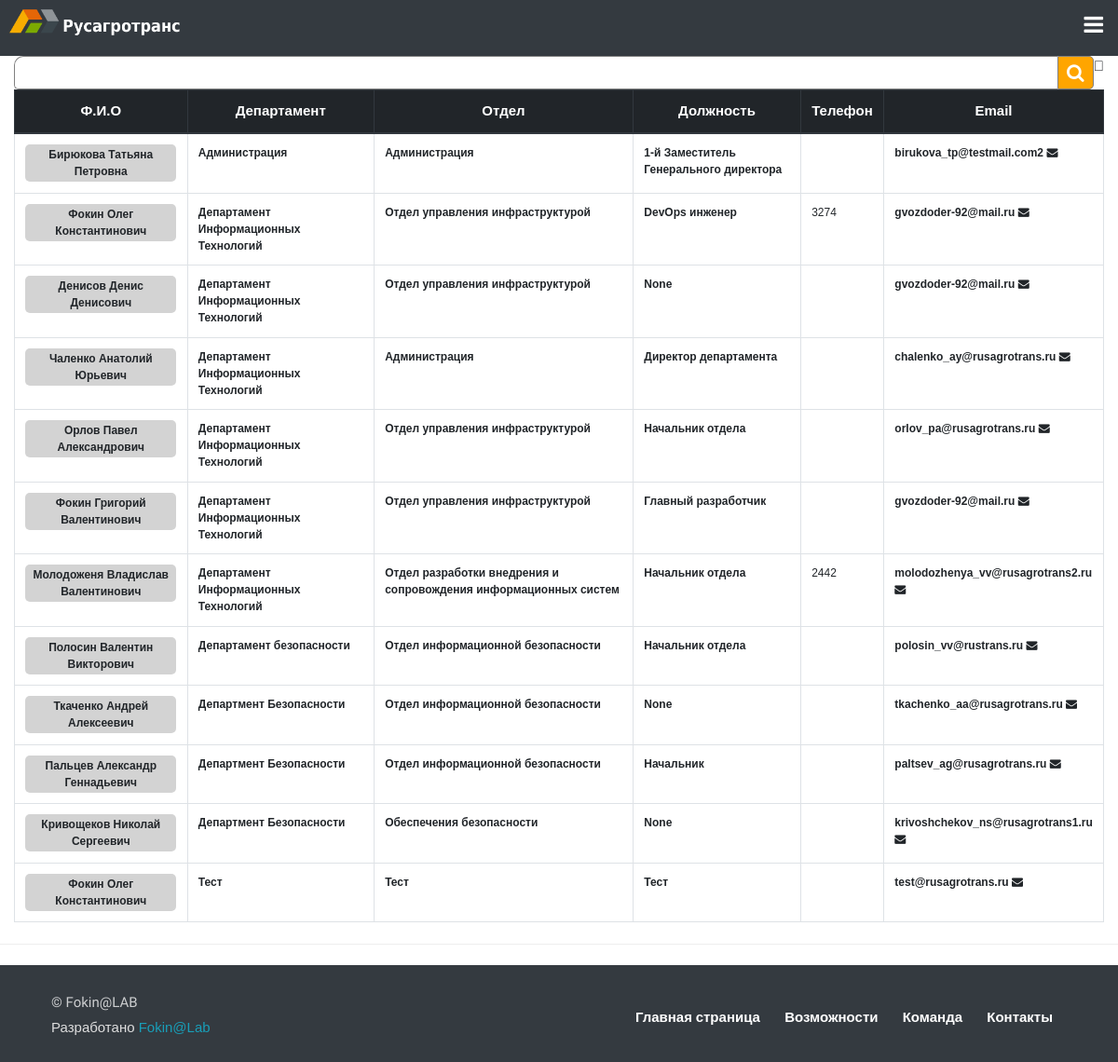
The app's page /inventory/users/, older data.
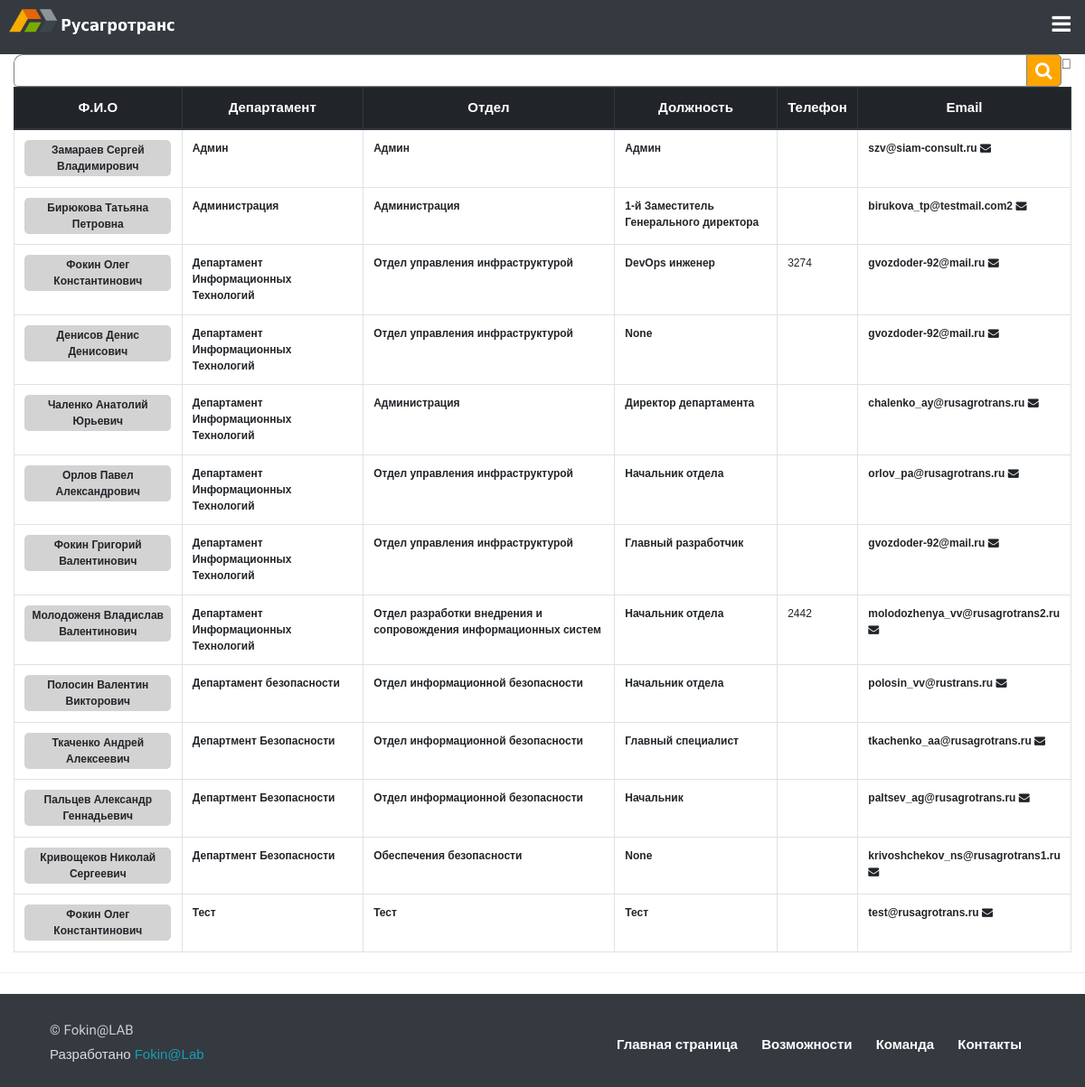
The same page, newer data.
### Request_Access/models.py (models this page shows, shortened)
class UserProfile(models.Model):
    user = models.OneToOneField(User, on_delete=models.CASCADE)
    user_last_name = models.CharField(max_length=200, help_text="Фамилия", verbose_name="Фамилия", blank=True)
    user_first_name = models.CharField(max_length=200, help_text="Имя", verbose_name="Имя", blank=True)
    user_second_name = models.CharField(max_length=200, help_text="Отчество", verbose_name="Отчество", blank=True)
    user_full_name = models.CharField(max_length=1000, verbose_name="Полное имя", null=True, blank=True)
    user_position = models.CharField(max_length=300, verbose_name="Должность", null=True, blank=True)
    user_dep = models.CharField(max_length=200, help_text="Департамент", verbose_name="Департамент", blank=True)
    user_otdel = models.CharField(max_length=200, help_text="Отдел", verbose_name="Отдел", blank=True)
    user_email = models.EmailField(help_text="Email", verbose_name="Почтовый адрес", blank=True)
    user_telephone = models.CharField(max_length=30, verbose_name="Внутренний телефон", null=True, blank=True)
    user_mobile = models.CharField(max_length=30, verbose_name="Мобильный телефон", null=True, blank=True)
    user_boss = models.ForeignKey(User, related_name="boss", on_delete=models.CASCADE,
                                  help_text="Руководитель пользователя",
                                  verbose_name="Руководитель пользователя", blank=True, null=True)
    user_company = models.ForeignKey(Companys, verbose_name="Компания пользователя", on_delete=models.CASCADE)
    class Meta:
        verbose_name = 'Профиль Пользователя'
        verbose_name_plural = 'Профили пользователей'

### inventory/templates/inventory/UserPortal.html
{% extends "Main_Templates/main_template.html"%}
{% block content %}
{% include "Include_Templates/header.html" %}
{% load static %}
<link rel="stylesheet" href="{% static 'css/search.css'%}">
<div class="container-fluid" style="min-height:77vh;">
    <table class="table table-bordered text-center">
        <thead class="thead-dark">
        <tr>
            <th scope="row">Ф.И.О</th>
            <th scope="row">Департамент</th>
            <th scope="row">Отдел</th>
            <th scope="row">Должность</th>
            <th scope="row">Телефон</th>
            <th scope="row">Email</th>
        </tr>
        </thead>
        <div class="search">
            <input id="userinput" type="search" class="searchTerm" laceholder="Поиск" onkeyup="SearchTable('userinput','Table1')">
            <button type="submit" class="searchButton">
                <i class="fa fa-search"></i>
            </button>
        </div>
        <tbody id="Table1" style="font-size:12px;text-align:left;">
        {% for keys in object_list %}
        <tr>
            <td>
                <div class="container" style="padding:2px 2px 2px 2px;background:#D3D3D3;border-radius:5px;margin:0px 0px 0px 0px;"><b><a href="">{{ keys.user_full_name }}</a></b></div>
            </td>
            <td><b>{{keys.user_dep}}</b></td>
            <td><b>{{keys.user_otdel}}</b></td>
            <td><b>{{keys.user_position}}</b></td>
            {% if keys.user_telephone == Null %}
            <td></td>
            {% else %}
            <td>{{ keys.user_telephone }}</td>
            {% endif %}
            <td style="text-align:left;width:20%"><b><a href="mailto:{{keys.user_email}}">{{keys.user_email}} <i class="fa fa-envelope"></i></a></b></td>
        </tr>
        {% endfor %}
        </tbody>
    </table>
</div>
<hr class="my-4">
{% endblock %}

### MainApp/templates/Main_Templates/main_template.html (shortened to what this page needs)
<!DOCTYPE html>
<html lang="en">
{% load static %}
{% load custom_filters %}
<link type='text/css' href="{% static 'lib/bootstrap/css/bootstrap.min.css'%}" rel="stylesheet">
<link type='text/css' href="{% static 'lib/font-awesome/css/font-awesome.min.css' %}" rel="stylesheet">
<link type='text/css' href="{% static 'css/checkboxes.css' %}" rel="stylesheet">
<link rel="stylesheet" href="{% static 'css/w3.css' %}">
<link rel="stylesheet" href="{% static 'css/button.css' %}">
<link type='text/css' href="{% static 'css/style.css' %}" rel="stylesheet">
<head style="min-width:150px;">
</head>
<body style="min-width:150px;;min-height: 100vh;">
{% block content%}
{% endblock %}
{% block footer %}
<footer class="site-footer">
    <div class="bottom">
        <div class="container">
            <div class="row">
                <div class="col-lg-6 col-xs-12 text-lg-left text-center">
                    <p class="copyright-text">
                        © Fokin@LAB
                    </p>
                    <div class="credits">
                        Разработано <a href="https://vk.com/grozdoder/">Fokin@Lab</a>
                    </div>
                </div>
                <div class="col-lg-6 col-xs-12 text-lg-right text-center">
                    <ul class="list-inline" id="footer-menu">
                        <li class="list-inline-item">
                            <a href="/#about">Главная страница</a>
                        </li>
                        <li class="list-inline-item">
                            <a href="/#features">Возможности</a>
                        </li>
                        <li class="list-inline-item">
                            <a href="/#team">Команда</a>
                        </li>
                        <li class="list-inline-item">
                            <a href="/#contact">Контакты</a>
                        </li>
                    </ul>
                </div>
            </div>
        </div>
    </div>
</footer>
{% endblock %}
</body>
</html>

### MainApp/templates/Include_Templates/header.html (shortened to what this page needs)
{% load static %}
{% load custom_filters %}
<header id="header">
    <div id="logo" style="margin-left:10px;" class="pull-left">
        <a href="/"><img src="{% static 'images/Rat_Logos.png'%}"></a>
    </div>
</header>

### MainApp/static/css/w3.css (style rules this page uses)
html { box-sizing:border-box }
*,*:before,*:after { box-sizing:inherit }
html { -ms-text-size-adjust:100%;-webkit-text-size-adjust:100% }
body { margin:0 }
article,aside,details,figcaption,figure,footer,header,main,menu,nav,section { display:block }
a { background-color:transparent }
b,strong { font-weight:bolder }
img { border-style:none }
hr { box-sizing:content-box;height:0;overflow:visible }
button,input,select,textarea,optgroup { font:inherit;margin:0 }
button,input { overflow:visible }
button,select { text-transform:none }
button,[type=button],[type=reset],[type=submit] { -webkit-appearance:button }
[type=search] { -webkit-appearance:textfield;outline-offset:-2px }
html,body { font-family:Verdana,sans-serif;font-size:15px;line-height:1.5; }
html { overflow-x:hidden }
hr { border:0;border-top:1px solid #eee;margin:20px 0 }
img { vertical-align:middle }
a { color:inherit }

### MainApp/static/css/style.css (style rules this page uses)
p { line-height: 1.55; color: #333; font-size: 400; font-family: "Raleway", Helvetica, Arial, sans-serif; }
a { transition: 0.5s; }
#header { background: #343a40; height: 67px; }
#header #logo { margin: 10px 25px 0 0; }
#header #logo img { padding: 0; margin: 0; max-height: 40px; }
.site-footer { background-color: #343a40; position:absolute; height:70px; width:100%; }
.site-footer h2, .site-footer p { color: #fff; }
.site-footer p { opacity: .75; line-height: 2.0925; }
.site-footer .bottom { background-color: #343a40; padding: 0px 0; }
.site-footer .bottom .list-inline, .site-footer .bottom p { margin: 0; }
.site-footer .bottom .list-inline { position: relative; top: 5px; }
.site-footer .bottom .list-inline a { color: #fff; font-family: "Roboto", Helvetica, Arial, sans-serif; margin-right: 15px; }
.site-footer .credits { color: #ddd; }
.site-footer .credits a { color: #199EB8; }
@media (max-width: 1400px) { #header { height: 60px; background:#343a40; width:100%; } }
@media (max-width: 1400px) { #header #logo { margin: 10px 0 0 0; } }
@media (max-width: 1400px) { #header #logo img { max-height: 30px; } }
#footer-menu { margin-top:15px; font-weight: bold; font-family: 'Comic Sans MS'; }

### MainApp/static/css/search.css (style rules this page uses)
.search { width: 100%; position: relative; display: flex; }
.searchTerm { width: 100%; border: 1px solid gray; border-right: none; padding: 5px; height: 36px; border-radius: 10px 0 0 5px; outline: none; color: #9DBFAF; }
.searchButton { width: 40px; height: 36px; border: 1px solid gray; background: orange; text-align: center; color: #fff; border-radius: 0 5px 5px 0; cursor: pointer; font-size: 20px; }

Row changes from the older to the newer data that the page shows:
added UserProfile: user_full_name "Замараев Сергей Владимирович", user_dep "Админ", user_otdel "Админ", user_position "Админ", user_email "szv@siam-consult.ru"
changed UserProfile "Ткаченко Андрей Алексеевич": user_position "None" → "Главный специалист"
